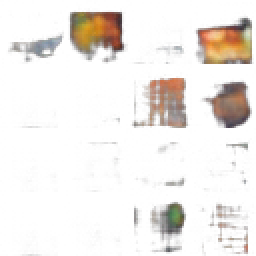
#> input picture samples.png, 128 x 128 px (shown 2 times larger)
$ python -i metrics.py   (imports and definitions only)
#> lines starting #> are read from the running program, lines starting #| are printed output that depends on the picture; after the words box and inside, x2 and y2 are one past the last pixel; in counts of white or black regions, pixels touching at a corner belong together
### backend/modules/postprocess/palettes.py
from typing import List, Tuple

Color = Tuple[int, int, int]
Palette = List[Color]

KNOWN_PALETTES: dict[str, Palette] = {
    "retro_8": [
        (0, 0, 0), (255, 255, 255), (136, 0, 0), (170, 255, 238),
        (204, 68, 204), (0, 204, 85), (0, 0, 170), (238, 238, 119),
    ],
    "retro_16": [
        (0, 0, 0), (255, 255, 255), (136, 0, 0), (170, 255, 238),
        (204, 68, 204), (0, 204, 85), (0, 0, 170), (238, 238, 119),
        (85, 85, 85), (170, 170, 170), (255, 85, 85), (85, 255, 85),
        (85, 85, 255), (255, 255, 85), (85, 255, 255), (255, 85, 255),
    ],
    "retro_32": [
        (0, 0, 0), (255, 255, 255), (136, 0, 0), (170, 255, 238),
        (204, 68, 204), (0, 204, 85), (0, 0, 170), (238, 238, 119),
        (85, 85, 85), (170, 170, 170), (255, 85, 85), (85, 255, 85),
        (85, 85, 255), (255, 255, 85), (85, 255, 255), (255, 85, 255),
        (68, 68, 68), (136, 136, 136), (204, 204, 204), (0, 68, 0),
        (0, 136, 0), (0, 204, 0), (68, 0, 0), (136, 0, 0),
        (204, 0, 0), (0, 0, 68), (0, 0, 136), (0, 0, 204),
        (68, 68, 0), (136, 136, 0), (204, 204, 0), (68, 0, 68),
    ],
    "monochrome": [
        (0, 0, 0), (64, 64, 64), (128, 128, 128), (192, 192, 192), (255, 255, 255),
    ],
    "gameboy": [
        (15, 56, 15), (48, 98, 48), (139, 172, 15), (155, 188, 15),
    ],
    "snes": [
        (0, 0, 0), (255, 255, 255), (0, 0, 170), (0, 170, 0),
        (0, 170, 170), (170, 0, 0), (170, 0, 170), (170, 170, 0),
        (170, 170, 170), (85, 85, 85), (85, 85, 255), (85, 255, 85),
        (85, 255, 255), (255, 85, 85), (255, 85, 255), (255, 255, 85),
    ],
}


def get_palette(name: str) -> Palette:
    name = name.lower().replace("-", "_")
    if name in KNOWN_PALETTES:
        return KNOWN_PALETTES[name]
    return KNOWN_PALETTES["retro_16"]

### backend/modules/validation/metrics.py
import hashlib
import numpy as np
from PIL import Image
from typing import Dict, Tuple, Optional


def palette_size(image: Image.Image) -> int:
    rgba = image.convert("RGBA")
    arr = np.array(rgba)
    alpha = arr[:, :, 3]
    opaque = alpha > 128
    if opaque.sum() == 0:
        return 0
    pixels = arr[opaque][:, :3]
    return len(set(tuple(p) for p in pixels))


def sprite_centering(image: Image.Image) -> Tuple[float, float]:
    rgba = image.convert("RGBA")
    arr = np.array(rgba)
    alpha = arr[:, :, 3] > 128
    rows = np.any(alpha, axis=1)
    cols = np.any(alpha, axis=0)
    if not rows.any():
        return (0.5, 0.5)
    y_min, y_max = np.where(rows)[0][[0, -1]]
    x_min, x_max = np.where(cols)[0][[0, -1]]
    center_x = (x_min + x_max) / 2 / image.size[0]
    center_y = (y_min + y_max) / 2 / image.size[1]
    return (float(center_x), float(center_y))


def bounding_box(image: Image.Image) -> Optional[Tuple[int, int, int, int]]:
    rgba = image.convert("RGBA")
    arr = np.array(rgba)
    alpha = arr[:, :, 3] > 128
    rows = np.any(alpha, axis=1)
    cols = np.any(alpha, axis=0)
    if not rows.any():
        return None
    y_min, y_max = np.where(rows)[0][[0, -1]]
    x_min, x_max = np.where(cols)[0][[0, -1]]
    return (int(x_min), int(y_min), int(x_max), int(y_max))


def transparency_coverage(image: Image.Image) -> float:
    rgba = image.convert("RGBA")
    arr = np.array(rgba)
    total = arr.shape[0] * arr.shape[1]
    transparent = np.sum(arr[:, :, 3] < 128)
    return float(transparent) / total


def outline_continuity(image: Image.Image) -> float:
    rgba = image.convert("RGBA")
    arr = np.array(rgba)
    alpha = arr[:, :, 3] > 128
    h, w = alpha.shape
    from scipy.ndimage import binary_dilation
    struct = np.ones((3, 3), dtype=bool)
    dilated = binary_dilation(alpha, iterations=1, structure=struct)
    edge = dilated & ~alpha
    # Count connected components in the edge
    from scipy.ndimage import label
    labeled, num = label(edge)
    if num <= 1:
        return 1.0
    sizes = [np.sum(labeled == i) for i in range(1, num + 1)]
    main = max(sizes)
    return float(main) / sum(sizes) if sum(sizes) > 0 else 1.0


def pixel_sharpness(image: Image.Image) -> float:
    gray = image.convert("L")
    arr = np.array(gray, dtype=np.float32)
    from scipy.ndimage import convolve
    lap = np.array([[0, 1, 0], [1, -4, 1], [0, 1, 0]], dtype=np.float32)
    lap_out = convolve(arr, lap, mode="reflect")
    return float(np.var(lap_out))


def _image_hash(img: Image.Image) -> str:
    small = img.resize((16, 16), Image.NEAREST).convert("L")
    arr = np.array(small, dtype=np.uint8)
    if arr.max() == arr.min():
        return hashlib.md5(arr.tobytes()).hexdigest()
    avg = arr.mean()
    bits = "".join(["1" if p > avg else "0" for p in arr.flatten()])
    return bits


def duplicate_detection(images: list) -> int:
    if len(images) < 2:
        return 0
    hashes = [_image_hash(img) for img in images]
    dupes = 0
    for i in range(len(hashes)):
        for j in range(i + 1, len(hashes)):
            diff = sum(a != b for a, b in zip(hashes[i], hashes[j]))
            if diff < 4:
                dupes += 1
    return dupes


def palette_consistency(image: Image.Image, palette_name: str = "retro_16") -> float:
    from ..postprocess.palettes import get_palette
    target = get_palette(palette_name)
    palette_arr = np.array(target, dtype=np.int32)
    rgba = image.convert("RGBA")
    arr = np.array(rgba)
    alpha = arr[:, :, 3]
    opaque = alpha > 128
    if not opaque.any():
        return 1.0
    pixels = arr[opaque, :3].astype(np.int32)
    min_dist = np.full(pixels.shape[0], np.inf, dtype=np.float64)
    for c in palette_arr:
        d = np.sum((pixels.astype(np.float64) - c.astype(np.float64)) ** 2, axis=1)
        min_dist = np.minimum(min_dist, d)
    max_dist = 3 * (255 ** 2)
    scores = 1.0 - np.sqrt(min_dist) / np.sqrt(max_dist)
    return float(np.mean(scores))


def sprite_aspect_ratio(image: Image.Image) -> float:
    bbox = bounding_box(image)
    if bbox is None:
        return 1.0
    x, y, x2, y2 = bbox
    w = x2 - x + 1
    h = y2 - y + 1
    if h == 0:
        return 1.0
    ratio = w / h
    if ratio < 1.0:
        ratio = 1.0 / ratio
    return round(ratio, 2)


def assess_all(image: Image.Image, batch: list = None) -> Dict:
    result = {}
    result["palette_size"] = palette_size(image)
    cx, cy = sprite_centering(image)
    result["center_x"] = round(cx, 3)
    result["center_y"] = round(cy, 3)
    bbox = bounding_box(image)
    result["bbox"] = {
        "x": bbox[0], "y": bbox[1],
        "w": bbox[2] - bbox[0], "h": bbox[3] - bbox[1],
    } if bbox else None
    result["bbox_area"] = (bbox[2] - bbox[0]) * (bbox[3] - bbox[1]) if bbox else 0
    result["transparency_ratio"] = round(transparency_coverage(image), 3)
    result["outline_continuity"] = round(outline_continuity(image), 3)
    result["sharpness"] = round(pixel_sharpness(image), 1)
    result["palette_consistency"] = round(palette_consistency(image), 3)
    result["aspect_ratio"] = sprite_aspect_ratio(image)
    quality = "clean"
    if result["palette_size"] == 0 or result["transparency_ratio"] >= 0.99:
        quality = "empty"
    elif result["aspect_ratio"] > 4.0:
        quality = "extreme_aspect"
    elif result["palette_size"] > 128:
        quality = "noisy"
    elif result["outline_continuity"] < 0.8:
        quality = "broken_outline"
    elif result["sharpness"] < 50:
        quality = "blurry"
    elif result["palette_size"] > 64:
        quality = "acceptable"
    result["quality_tier"] = quality
    if batch:
        result["duplicates"] = duplicate_detection(batch)
    return result

>>> from PIL import Image
>>> picture = Image.open('../../../samples.png')
#> picture is the input picture: PIL image 128x128 RGBA; mean R, G, B, A 34.7, 27.7, 23.2, 30.3
>>> result = assess_all(picture)
#> in palette_size, `alpha = arr[:, :, 3]`:
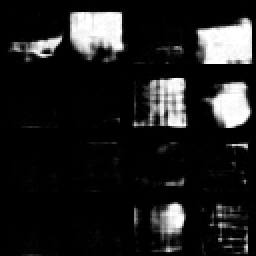
#> alpha: shape (128, 128) (shown 2 times larger); min 0, max 255, mean 30.3
#> in palette_size, `opaque = alpha > 128`:
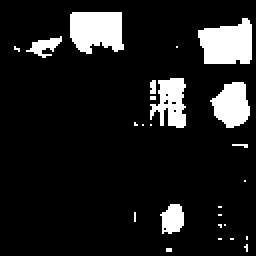
#> opaque: shape (128, 128) bool (shown 2 times larger); 11.4% white; 25 white regions (19 under 20 px), largest, box (x1, y1, x2, y2) and area: (99, 9, 126, 32) 481, (35, 6, 62, 27) 471, (105, 41, 125, 64) 319, (75, 39, 93, 64) 292, (80, 102, 92, 117) 135, (13, 18, 31, 29) 90
#> in palette_size, `pixels = arr[opaque][:, :3]`: pixels = 1865 rows, first 8: [58, 42, 31], [69, 58, 38], [99, 89, 56], [133, 110, 64], [137, 120, 63], [140, 123, 68], [125, 105, 60], [135, 93, 64]
#> in sprite_centering, `y_min, y_max = np.where(rows)[0][[0, -1]]`: y_min = 6; y_max = 125
#> in sprite_centering, `x_min, x_max = np.where(cols)[0][[0, -1]]`: x_min = 7; x_max = 125
#> in sprite_centering, `center_x = (x_min + x_max) / 2 / image.size[0]`: center_x = 0.516
#> in sprite_centering, `center_y = (y_min + y_max) / 2 / image.size[1]`: center_y = 0.512
#> in assess_all, `cx, cy = sprite_centering(image)`: cx = 0.516; cy = 0.512
#> in bounding_box, `y_min, y_max = np.where(rows)[0][[0, -1]]`: y_min = 6; y_max = 125
#> in bounding_box, `x_min, x_max = np.where(cols)[0][[0, -1]]`: x_min = 7; x_max = 125
#> in assess_all, `bbox = bounding_box(image)`: bbox = (7, 6, 125, 125)
#> in transparency_coverage, `transparent = np.sum(arr[:, :, 3] < 128)`: transparent = 14517
#> in outline_continuity, `dilated = binary_dilation(alpha, iterations=1, structure=struct)`:
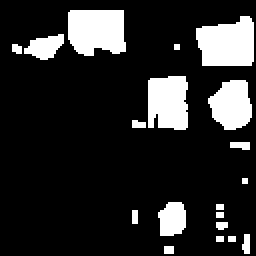
#> dilated: shape (128, 128) bool (shown 2 times larger); 16.3% white; 19 white regions (6 under 20 px), largest, box (x1, y1, x2, y2) and area: (98, 8, 127, 33) 589, (34, 5, 63, 28) 583, (74, 38, 94, 65) 491
#> in outline_continuity, `edge = dilated & ~alpha`:
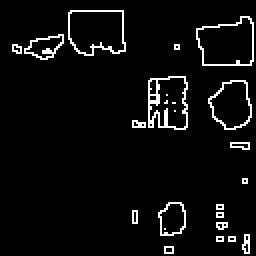
#> edge: shape (128, 128) bool (shown 2 times larger); 4.9% white in thin lines or dots
#> in outline_continuity, `labeled, num = label(edge)`:
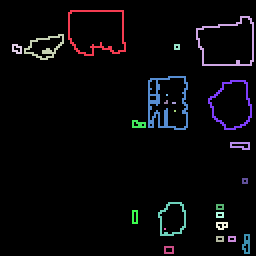
#> labeled: shape (128, 128) int32 (shown 2 times larger); 25 distinct labels, from 0 to 24; one colour per label, 0 black
#> in outline_continuity, `labeled, num = label(edge)`: num = 24
#> in outline_continuity, `sizes = [np.sum(labeled == i) for i in range(1, num + 1)]`: sizes = [112, 108, 74, 16, 8, 166, 90, 1, 3, 2, 1, 20, 24, 8, 60, 10, 16, 10, 17, 1, 26, 10, 10, 14]
#> in outline_continuity, `main = max(sizes)`: main = 166
#> in pixel_sharpness, `gray = image.convert("L")`:
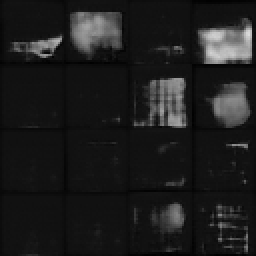
#> gray: PIL image 128x128 L (shown 2 times larger); min 0, max 219, mean 29.2
#> in pixel_sharpness, `lap_out = convolve(arr, lap, mode="reflect")`:
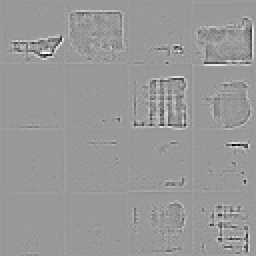
#> lap_out: shape (128, 128) float32 (shown 2 times larger); min -273, max 182, mean 0; drawn with min black and max white
#> after the loop in palette_consistency, `for c in palette_arr:`: min_dist = 1865 values, max 12624 at index 172, min 24 at index 561, mean 4001.9
#> in palette_consistency, `scores = 1.0 - np.sqrt(min_dist) / np.sqrt(max_dist)`: scores = 1865 values, max 0.989 at index 561, min 0.746 at index 172, mean 0.866
#> in sprite_aspect_ratio, `bbox = bounding_box(image)`: bbox = (7, 6, 125, 125)
#> in sprite_aspect_ratio, `x, y, x2, y2 = bbox`: x = 7; y = 6; x2 = 125
#> in sprite_aspect_ratio, `w = x2 - x + 1`: w = 119
#> in sprite_aspect_ratio, `h = y2 - y + 1`: h = 120
#> in sprite_aspect_ratio, `ratio = w / h`: ratio = 0.992
#> in sprite_aspect_ratio, `ratio = 1.0 / ratio`: ratio = 1.01
#> result = 11 items
